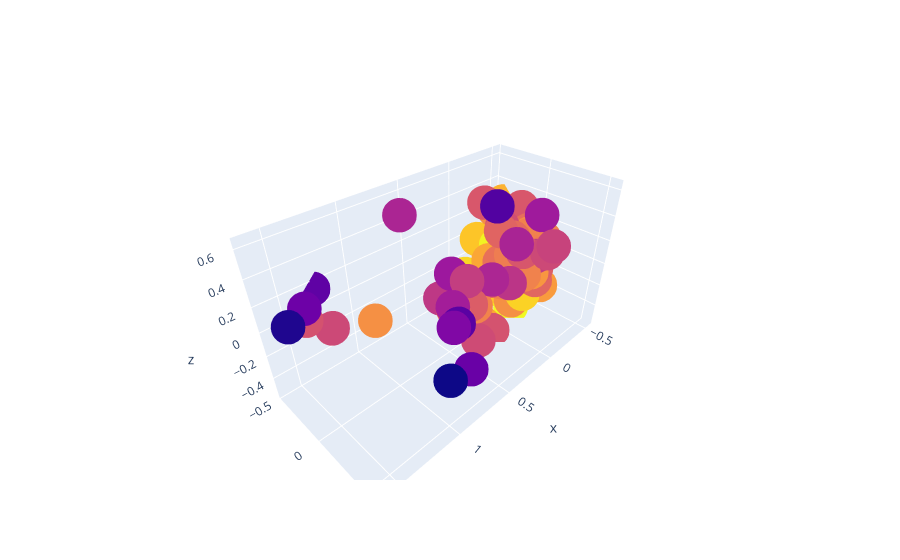

Write notebook code for a chart like this one.
### Markdown cell above
*Created a list of "specific" traits and use principal component analysis(PCA) to reduce the dimensions of that list to 3, effectively creating a matrix suitable for generating the following 3-dimensional plot. The lesser the distance between any two songs, the larger the similarities in their traits.*

### Code cell
specific = ["energy", "liveness", "tempo", "valence", "loudness", "speechiness", "acousticness", "danceability", "instrumentalness"]
text1 = data["artist"] + " - " + data["name"]
text2 = text1.values


X = data[specific].values
y = data["danceability"].values

min_max_scaler = MinMaxScaler()
X = min_max_scaler.fit_transform(X)

pca = PCA(n_components=3)
pca.fit(X)

X = pca.transform(X)

import plotly.offline as py
py.init_notebook_mode(connected=True)
import plotly.graph_objs as go
import plotly.tools as tls

trace = go.Scatter3d(
    x=X[:,0],
    y=X[:,1],
    z=X[:,2],
    text=text2,
    mode="markers",
    marker=dict(
        size=12,
        color=y
    )
)

fig = go.Figure(data=[trace])
py.iplot(fig, filename="test-graph")

### Figure 1 — Plotly figure (JSON) as saved in the notebook; plotly's stock layout.template omitted (floating-point values rounded to 4 significant figures)
{"data": [{"marker": {"color": [0.306, 0.744, 0.587, 0.492, 0.506, 0.572, 0.443, 0.277, 0.157, 0.633, 0.785, 0.688, 0.645, 0.648, 0.519, 0.835, 0.77, 0.811, 0.696, 0.814, 0.863, 0.803, 0.662, 0.67, 0.731, 0.684, 0.674, 0.903, 0.439, 0.534, 0.893, 0.701, 0.351, 0.704, 0.674, 0.677, 0.636, 0.67, 0.707, 0.856, 0.659, 0.569, 0.183, 0.314, 0.559, 0.287, 0.557, 0.787, 0.764, 0.606, 0.729, 0.717, 0.608, 0.571, 0.548, 0.602, 0.739, 0.59, 0.728, 0.691, 0.611, 0.717, 0.262, 0.671, 0.414, 0.422, 0.752, 0.699, 0.762, 0.697, 0.774, 0.765, 0.845, 0.759, 0.752, 0.704, 0.407, 0.607, 0.599, 0.56, 0.65, 0.751, 0.661, 0.647, 0.743, 0.604, 0.703, 0.54, 0.622, 0.671, 0.707, 0.505, 0.484, 0.536, 0.691, 0.585, 0.397, 0.63, 0.445, 0.619], "size": 12}, "mode": "markers", "text": ["Whitney Houston - I Will Always Love You", "Paul Young - Love of the Common People", "Shakin' Stevens - Because I Love You", "Phosphorescent - Song For Zula", "Ronnie Fauss - Song for Zula", "Paul Young - Every Time You Go Away - Radio Edit", "Lord Huron - The Night We Met", "Harry James - It's Been a Long, Long Time", "James Horner - My Heart Will Go On - Love Theme from \"Titanic\"", "Bee Gees - How Deep Is Your Love", "Little Mix - Love Me Like You", "Enrique Iglesias - Still Your King", "BTS - Boy With Luv (feat. Halsey)", "Phoebe Ryan - Dollar Bill (feat. Kid Ink)", "Zara Larsson - Invisible - from the Netflix Film Klaus", "Dj Orlinda - Somebody Come Get Her", "SAINt JHN - Roses - Imanbek Remix", "Justin Bieber - Intentions", "Britney Spears - Criminal", "Wiz Khalifa - Something New (feat. Ty Dolla $ign)", "BENEE - Supalonely", "KAROL G - Tusa", "Ariana Grande - in my head", "Alan Walker - Alone, Pt. II", "Surf Mesa - Somewhere (feat. Gus Dapperton)", "Marshmello - Be Kind (with Halsey) [Surf Mesa Remix]", "Surf Mesa - ily (i love you baby) (feat. Emilee)", "LPB Poody - Address It", "Christina Perri - human", "Ryan L Stewart - Memories", "Princess Nokia - I Like Him", "Billie Eilish - bad guy", "Billie Eilish - lovely (with Khalid)", "Billie Eilish - everything i wanted", "Becky G - Next To You Part II (feat. Rvssian & Davido)", "Niall Horan - This Town", "Various Artists - Just The Way You Are", "Chris Brown - Next To You (feat. Justin Bieber)", "Doja Cat - Boss Bitch", "Doja Cat - Say So (feat. Nicki Minaj)", "Arash - Broken Angel", "The Chainsmokers - Until You Were Gone (feat. Emily Warren)", "Jan A.P. Kaczmarek - Braille", "Yiruma - River Flows In You", "Yiruma - Kiss The Rain", "Yiruma - River Flows in You", "Yiruma - Kiss the Rain", "Doja Cat - Say So", "Maroon 5 - Memories", "PUBLIC - Make You Mine", "Justin Bieber - Love Me", "Justin Bieber - Boyfriend", "Major Lazer - Cold Water (feat. Justin Bieber & MØ)", "Justin Bieber - As Long As You Love Me", "David Guetta - 2U (feat. Justin Bieber)", "Justin Bieber - Beauty And A Beat", "Justin Bieber - Never Say Never", "Justin Bieber - Company", "Justin Bieber - Baby", "Justin Bieber - One Time", "ZAYN - iT's YoU", "Ariana Grande - thank u, next", "Ellie Goulding - Love Me Like You Do - From \"Fifty Shades Of Grey\"", "Katy Perry - Roar", "Calvin Harris - Blame (feat. John Newman)", "John Legend - All of Me", "Halsey - Without Me", "Ariana Grande - no tears left to cry", "Dua Lipa - New Rules", "Anne-Marie - 2002", "MAGIC! - Rude", "Camila Cabello - Havana (feat. Young Thug)", "Justin Bieber - What Do You Mean?", "Shawn Mendes - Señorita", "Lauv - I Like Me Better", "Madison Beer - Hurts Like Hell (feat. Offset)", "Olivia O'Brien - hate u love u", "Cheat Codes - Only You (with Little Mix)", "Lauv - i'm so tired...", "benny blanco - Eastside (with Halsey & Khalid)", "Camila Cabello - She Loves Control", "Camila Cabello - Havana - Remix", "Various Artists - Capital Letters", "Rita Ora - Falling to Pieces", "Maroon 5 - Payphone", "Various Artists - Sunflower (Remix) [with Swae Lee, Nicky Jam, and Prince Royce]", "Ariana Grande - Bang Bang", "Ariana Grande - My Everything", "Ariana Grande - Be My Baby", "Ariana Grande - Focus", "Jessie J - Bang Bang", "Ariana Grande - Thinking Bout You", "Ariana Grande - Knew Better / Forever Boy", "Ariana Grande - Touch It", "Ariana Grande - Bad Decisions", "Ariana Grande - I Don't Care", "Ariana Grande - Sometimes", "Ariana Grande - Everyday", "Ariana Grande - Leave Me Lonely", "Ariana Grande - Greedy"], "type": "scatter3d", "x": [0.8401, -0.2874, 0.1777, 0.4931, 0.4659, -0.2319, 0.7923, 0.7296, 1.056, -0.06705, -0.3833, -0.5243, -0.4481, -0.333, -0.205, -0.07002, -0.5161, -0.1982, -0.3797, -0.3596, -0.2802, -0.2802, -0.05464, -0.01714, -0.3471, -0.2613, -0.2325, -0.2086, 0.08671, 1.286, -0.2898, 0.06714, 0.8082, 0.9439, -0.05349, 0.449, -0.3167, -0.2166, -0.4327, -0.4538, -0.2279, -0.09729, 1.602, 1.428, 1.391, 1.28, 1.272, -0.3139, 0.3536, -0.378, -0.4943, -0.1495, -0.283, -0.4052, -0.1202, -0.3419, -0.446, -0.2059, -0.405, -0.4647, 0.6256, -0.1121, 0.172, -0.3431, -0.2507, 0.651, -0.02853, -0.2521, -0.3661, -0.3768, -0.5263, -0.1112, -0.008061, -0.3111, 0.1118, -0.1847, 0.4763, -0.1624, -0.2167, 0.1381, -0.3116, 0.0129, -0.2993, -0.2325, -0.3829, -0.05394, -0.2908, 0.5048, -0.1243, -0.4126, -0.3102, -0.1935, 0.1268, -0.1668, -0.4099, 0.4941, -0.24, -0.2826, 0.3099, -0.4027], "y": [0.5263, -0.1915, 0.09639, -0.1084, 0.1295, -0.343, -0.1427, 0.3076, 0.5618, -0.01722, -0.2076, -0.2197, -0.1662, 0.121, 0.3562, 0.2223, -0.3052, -0.3784, -0.05032, -0.1043, -0.29, -0.1064, 0.09596, 0.05583, -0.1244, 0.09611, 0.1009, 0.02424, 0.2378, -0.2987, -0.2414, -0.3598, 0.3421, -0.3121, 0.2272, 0.1995, 0.1545, 0.2, -0.1359, -0.2968, -0.08373, 0.1673, -0.2016, -0.3318, -0.4337, -0.4757, -0.3344, -0.2159, -0.02878, 0.07526, -0.08545, 0.228, 0.1777, -0.1008, -0.05887, 0.06255, -0.01495, 0.2297, 0.1611, -0.1735, 0.1545, 0.119, 0.1149, 0.18, 0.1962, 0.1769, -0.09876, 0.0999, -0.0538, 0.05057, -0.3831, 0.148, -0.3316, -0.1176, -0.001651, 0.0396, -0.0122, 0.2598, -0.004576, 0.1154, 0.01916, 0.1602, 0.1633, 0.2542, 0.01375, -0.01518, -0.2862, 0.2873, 0.0469, -0.2695, -0.2979, 0.2285, 0.2371, 0.3347, -0.2235, 0.1954, 0.1258, 0.06733, 0.2184, -0.1289], "z": [-0.1661, -0.2618, -0.02758, -0.1306, 0.1232, 0.3225, 0.6337, 0.00618, -0.08037, -0.02053, 0.002278, 0.1375, 0.03893, -0.07658, 0.2146, -0.2076, 0.1496, -0.009332, 0.0619, -0.2676, -0.07967, -0.555, 0.09631, -0.153, 0.1107, 0.03698, 0.1927, -0.5161, 0.3019, -0.06021, -0.04923, -0.505, 0.03938, -0.201, -0.019, -0.06293, 0.08176, 0.09759, -0.115, -0.1432, -0.002955, 0.1343, 0.192, 0.1591, -0.01496, 0.1624, -0.092, -0.2922, -0.3484, 0.09527, 0.1843, -0.04064, 0.03356, 0.306, 0.2573, 0.1262, 0.04083, -0.02532, -0.3182, 0.1684, -0.01912, -0.06704, 0.5731, 0.1621, 0.3929, 0.02592, -0.02446, 0.2032, 0.001174, -0.1449, 0.2265, -0.02595, -0.2518, -0.02743, -0.5318, -0.4262, 0.1222, -0.1043, -0.1548, -0.5148, -0.184, -0.04648, -0.06722, 0.0971, 0.135, 0.2546, 0.2573, -0.2888, 0.198, -0.1532, 0.2444, 0.08428, -0.00479, 0.1638, 0.1937, -0.02692, -0.1655, 0.2093, 0.1046, -0.08546]}], "layout": {}}
